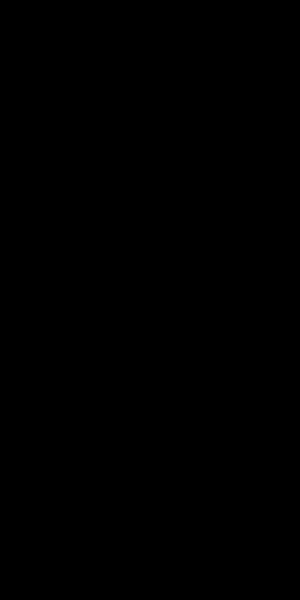
Frame 1 (no input)
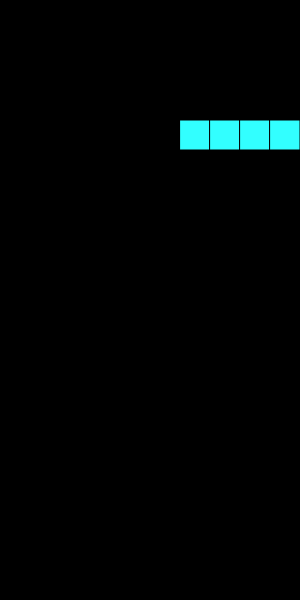
Frame 60 (no input)
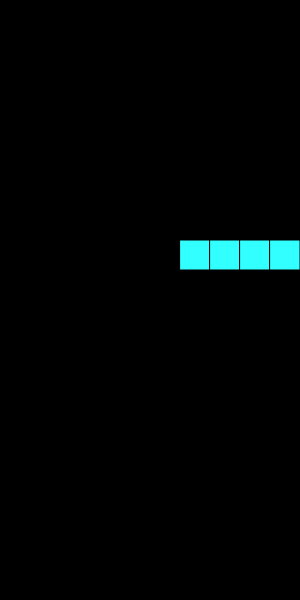
Frame 120 (the mouse pressed at the canvas centre since frame 60)

The p5.js sketch that drew these frames (run headless with seeded random() and noise() and a simulated clock; from frame 60 on, the mouse is pressed at the canvas centre):

// p5.js sketch
// ── sketch.js
let rows = 20;
let cols = 10;

let grid;
let cellW;
let cellH;
let fallRate = 15;
let score;

function setup() {
  let res = 30;
  createCanvas(cols * res, rows * res);

  cellW = width / cols;
  cellH = height / rows;
  grid = new TetrisGrid(rows, cols, cellW, cellH);

  score = createP("SCORE: " + grid.score);
}


function keyPressed() {

  if (keyCode === LEFT_ARROW) {
    grid.moveHorizStart(-1);
  } else if (keyCode === RIGHT_ARROW) {
    grid.moveHorizStart(1);
  } else if (keyCode === UP_ARROW) {
    grid.rotate();
  } else if (keyCode === DOWN_ARROW) {
    grid.moveDownStart();
  } else if (key === ' ') {
    grid.rotate();
  }

}

function keyReleased() {
  if (keyCode === LEFT_ARROW) {
    grid.moveHorizEnd();
  } else if (keyCode === RIGHT_ARROW) {
    grid.moveHorizEnd();
  } else if (keyCode === DOWN_ARROW) {
    grid.moveDownEnd();
  }
}


function draw() {

  score.html("SCORE: " + grid.score);
  if (frameCount % fallRate === 0) {
    grid.nextStep();
  }

  background(0);

  grid.draw();
}



// ── piece.js
class Piece {

  constructor(r, c, rot, board) {
    this.rotation = rot;
    this.r = r;
    this.c = c;

    this.board = board;
    this.box = this.getBox(this.rotation);

  }

  static randPiece(r, c, board) {
    let t = floor(random(0, 7));
    let rot = floor(random(0, 4));
    // let rot = 1;
    let p;
    if (t === 0) {
      p = new PieceO(r, c, rot, board);
    } else if (t === 1) {
      p = new PieceI(r, c, rot, board);
    } else if (t === 2) {
      p = new PieceS(r, c, rot, board);
    } else if (t === 3) {
      p = new PieceZ(r, c, rot, board);
    } else if (t === 4) {
      p = new PieceL(r, c, rot, board);
    } else if (t === 5) {
      p = new PieceJ(r, c, rot, board);
    } else if (t === 6) {
      p = new PieceT(r, c, rot, board);
    }

    //do not spawn pieces outside the board
    p.c = min(p.c, board.cols - p.box[0].length);

    return p;
  }


  rotate() {
    this.rotation = (this.rotation + 1) % 4;
    this.box = this.getBox(this.rotation);
  }

  down() {
    this.r++;
  }

  moveH(amount) {
    this.c += amount;
  }

  right() {
    this.moveH(1);
  }

  left() {
    this.moveH(-1);
  }

  draw() {
    fill(this.color);
    stroke(0);
    for (let r = 0; r < this.box.length; r++) {
      for (let c = 0; c < this.box[r].length; c++) {
        if (this.box[r][c] === 1) {
          rect((this.c + c) * this.board.cellW, (this.r + r) * this.board.cellH, this.board.cellW, this.board.cellH);
        }
      }
    }
  }

}

class PieceO extends Piece {

  constructor(r, c, rot, board) {
    super(r, c, rot, board);
    this.color = [255, 255, 50];
  }

  copy(newR, newC, newRot, board) {
    return new PieceO(newR, newC, newRot, board);
  }

  getBox(rotation) {
    return [[1, 1], [1, 1]];
  }

}

class PieceI extends Piece {
  constructor(r, c, rot, board) {
    super(r, c, rot, board);
    this.color = [50, 255, 255];
  }

  copy(newR, newC, newRot, board) {
    return new PieceI(newR, newC, newRot, board);
  }

  getBox(rotation) {
    return (rotation + 1) % 2 !== 0 ? [[1, 1, 1, 1]] : [[1], [1], [1], [1]];
  }
}


class PieceS extends Piece {
  constructor(r, c, rot, board) {
    super(r, c, rot, board);
    this.color = [255, 50, 50];
  }

  copy(newR, newC, newRot, board) {
    return new PieceS(newR, newC, newRot, board);
  }

  getBox(rotation) {
    return (rotation + 1) % 2 !== 0 ? [[0, 1, 1], [1, 1, 0]] : [[1, 0], [1, 1], [0, 1]];
  }
}

class PieceZ extends Piece {
  constructor(r, c, rot, board) {
    super(r, c, rot, board);
    this.color = [50, 255, 50];
  }

  copy(newR, newC, newRot, board) {
    return new PieceZ(newR, newC, newRot, board);
  }

  getBox(rotation) {
    return (rotation + 1) % 2 !== 0 ? [[1, 1, 0], [0, 1, 1]] : [[0, 1], [1, 1], [1, 0]];
  }
}

class PieceL extends Piece {
  constructor(r, c, rot, board) {
    super(r, c, rot, board);
    this.color = [255, 255, 50];
  }

  copy(newR, newC, newRot, board) {
    return new PieceL(newR, newC, newRot, board);
  }

  getBox(rotation) {
    switch (rotation) {
      case 0:
        return [[0, 0, 1], [1, 1, 1]];
      case 1:
        return [[1, 0], [1, 0], [1, 1]];
      case 2:
        return [[1, 1, 1], [1, 0, 0]];
      case 3:
        return [[1, 1], [0, 1], [0, 1]];
    }
  }
}


class PieceJ extends Piece {
  constructor(r, c, rot, board) {
    super(r, c, rot, board);
    this.color = [255, 50, 255];
  }

  copy(newR, newC, newRot, board) {
    return new PieceJ(newR, newC, newRot, board);
  }

  getBox(rotation) {
    switch (rotation) {
      case 0:
        return [[1, 0, 0], [1, 1, 1]];
      case 1:
        return [[1, 1], [1, 0], [1, 0]];
      case 2:
        return [[1, 1, 1], [0, 0, 1]];
      case 3:
        return [[0, 1], [0, 1], [1, 1]];
    }
  }
}

class PieceT extends Piece {
  constructor(r, c, rot, board) {
    super(r, c, rot, board);
    this.color = [50, 50, 255];
  }

  copy(newR, newC, newRot, board) {
    return new PieceT(newR, newC, newRot, board);
  }

  getBox(rotation) {
    switch (rotation) {
      case 0:
        return [[1, 1, 1], [0, 1, 0]];
      case 1:
        return [[0, 1], [1, 1], [0, 1]];
      case 2:
        return [[0, 1, 0], [1, 1, 1]];
      case 3:
        return [[1, 0], [1, 1], [1, 0]];
    }
  }
}

// ── tetrisGrid.js
class TetrisGrid {
  constructor(rows, cols, w, h) {
    this.cellW = w;
    this.cellH = h;
    this.rows = rows;
    this.cols = cols;
    this.pieces = [];
    this.board = [];
    for (let r = 0; r < this.rows; r++) {
      this.board[r] = [];
      for (let c = 0; c < this.cols; c++) {
        this.board[r][c] = 0;
      }
    }
    this.gameover = false;
    this.movingH = 0;
    this.movingDown = 0;
    this.score = 0;
  }

  addPiece() {

    if (!this.gameover) {
      let randC = floor(random(0, this.cols));
      let piece = Piece.randPiece(0, randC, this);

      this.pieces.push(piece);
    }
  }


  nextStep() {

    if (!this.gameover) {

      if (this.pieces.length === 0) {
        this.addPiece();
      }

      for (let i = this.pieces.length - 1; i >= 0; i--) {
        let piece = this.pieces[i];
        let newPiece = piece.copy(piece.r + 1, piece.c, piece.rotation);

        if (this.collideWithBorders(newPiece) || this.collideWithGarbage(newPiece)) {
          if (piece.r <= 0) {
            //game over
            this.gameover = true;
          } else {
            this.pieces.splice(i, 1);//ok because we're iterating backwards

            //add to garbage
            for (let r = 0; r < piece.box.length; r++) {
              for (let c = 0; c < piece.box[r].length; c++) {
                this.board[r + piece.r][c + piece.c] += piece.box[r][c];
              }
            }

            //clear lines if necessary
            this.clearLines();

            this.addPiece();
          }
        } else {
          //update piece
          piece.down();
        }
      }
    }

  }

  clearLines() {
    let linesToClear = [];
    for (let r = this.rows - 1; r >= 0; r--) {
      //check if should clear line
      let shouldClear = true;
      for (let c = 0; c < this.cols; c++) {
        shouldClear &= this.board[r][c] !== 0;
      }
      if (shouldClear) {
        linesToClear.push(r);
        console.log('clear line ' + r)
      }
    }

    this.score += 100 * Math.pow(2, linesToClear.length) * linesToClear.length;

    //clear lines and push down lines above
    for (let i = linesToClear.length - 1; i >= 0; i--) {
      let row = linesToClear[i];
      this.board.splice(row, 1);
      this.board.unshift(new Array(this.cols).fill(0));
      linesToClear.splice(i, 1);
    }
  }

  collideWithBorders(piece) {
    let [h, w] = [piece.box.length, piece.box[0].length];

    if (piece.r < 0 || piece.c < 0) {
      return true;
    }
    return piece.r + h > this.rows || piece.c + w > this.cols;
  }

  collideWithGarbage(piece) {
    for (let r = 0; r < piece.box.length; r++) {
      for (let c = 0; c < piece.box[r].length; c++) {
        if (this.board[r + piece.r][c + piece.c] !== 0 && piece.box[r][c] !== 0) {
          return true;
        }
      }
    }
    return false;
  }


  moveH(amount) {
    if (this.pieces.length > 0) {
      let activePiece = this.pieces[0];
      let newPiece = activePiece.copy(activePiece.r, activePiece.c + amount, activePiece.rotation);

      if (!this.collideWithBorders(newPiece) && !this.collideWithGarbage(newPiece)) {
        this.pieces[0].moveH(amount);
      }
    }
  }

  moveHorizStart(amount) {
    this.movingH = amount;
  }

  moveHorizEnd() {
    this.movingH = 0;
  }

  moveDownStart() {
    this.movingDown = 1;
  }

  moveDownEnd() {
    this.movingDown = 0;
  }

  rotate() {
    if (this.pieces.length > 0) {
      let newPiece = this.pieces[0].copy(this.pieces[0].r, this.pieces[0].c, this.pieces[0].rotation);
      newPiece.rotate();

      if (!this.collideWithBorders(newPiece) && !this.collideWithGarbage(newPiece)) {
        this.pieces[0].rotate();
      } else {

      }
    }
  }

  draw() {
    if (!this.gameover && this.pieces.length > 0 &&
      this.movingH !== 0 && (frameCount) % 5 === 0) {
      this.moveH(this.movingH);
    }
    if (!this.gameover && this.pieces.length > 0 &&
      this.movingDown !== 0 && (frameCount) % 5 === 0) {
      this.nextStep();
    }

    for (let r = 0; r < this.rows; r++) {
      for (let c = 0; c < this.cols; c++) {
        if (this.board[r][c] === 0) {
          fill(0);
        } else {
          fill(this.board[r][c] * 128);
        }
        rect(c * this.cellW, r * this.cellW, this.cellW, this.cellH);
      }
    }

    for (let i = 0; i < this.pieces.length; i++) {
      let p = this.pieces[i];
      p.draw();
    }

    if (this.gameover && frameCount % 120 < 60) {
      fill(255, 0, 0);
      textSize(36);
      textStyle(BOLD);
      textAlign(CENTER, CENTER);
      text("GAME OVER", 0, 0, width, height);
    }
  }

}
